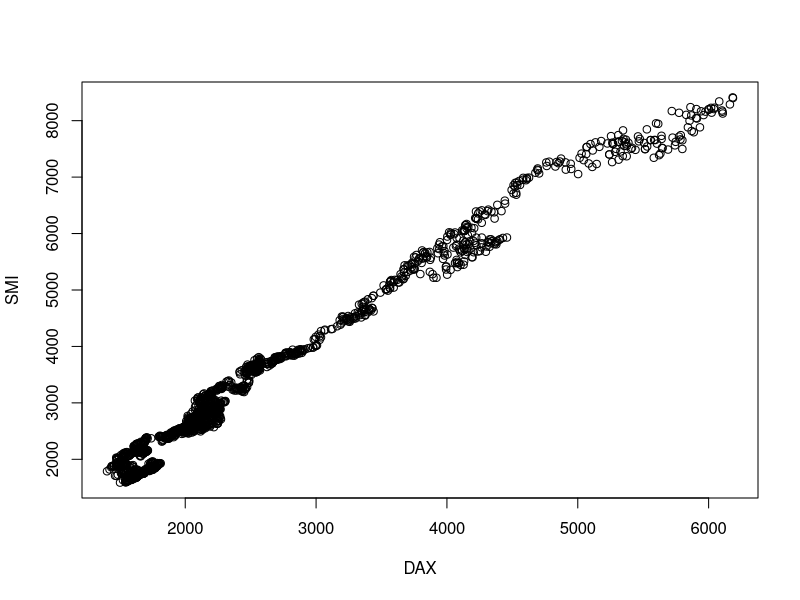
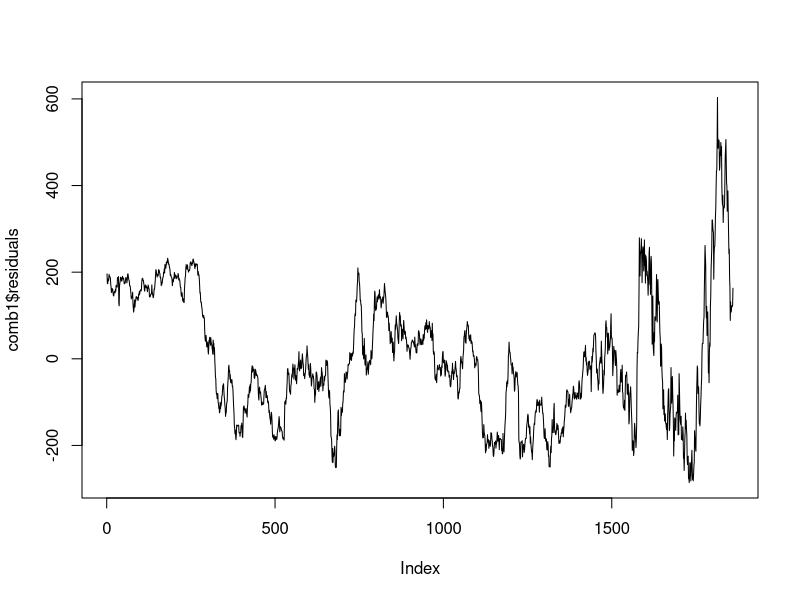
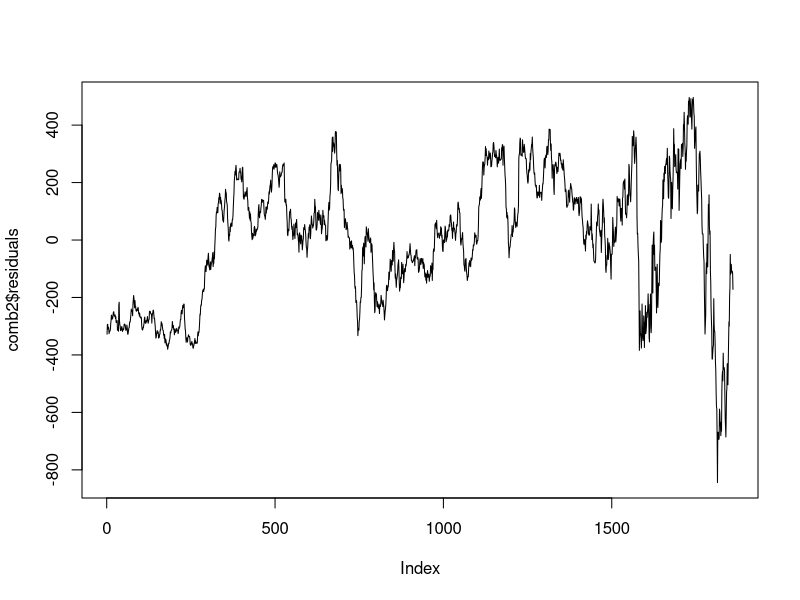

These charts were generated, in order, by the following R code: (Note: this script raises an error after producing the figures.)
rm(list = ls())  
library(urca) 
library(tseries)

# Load the dataset
data("EuStockMarkets")
summary(EuStockMarkets)

DAX <- EuStockMarkets[,1]
SMI <- EuStockMarkets[,2] 

plot(DAX, SMI )

# Perform the linear regressions between the two price series 
comb1 <- lm(DAX~SMI)
comb2 <- lm(SMI~DAX)
summary(comb1)
summary(comb2)

# plot the residuals and visually assess the stationarity of the series:
plot(comb1$residuals, type="l"  )
plot(comb2$residuals, type="l"  )

# ADF teset of the residuals
adf.test(comb1$residuals, k=1) 
adf.test(comb2$residuals, k=1)

# Check if It's a Time Series
is.ts(EuStockMarkets)

# Performing Johansen cointegration test 
# Eigenvalue test
johansen_eigen_test <- ca.jo(uStockMarkets, type = "eigen", ecdet = "const", spec = "longrun", K = 2)
summary(johansen_eigen_test )

# Trace test 
johansen_trace_test <- ca.jo(uStockMarkets, type = "trace", ecdet = "const", spec = "longrun", K = 2)
summary(johansen_trace_test)